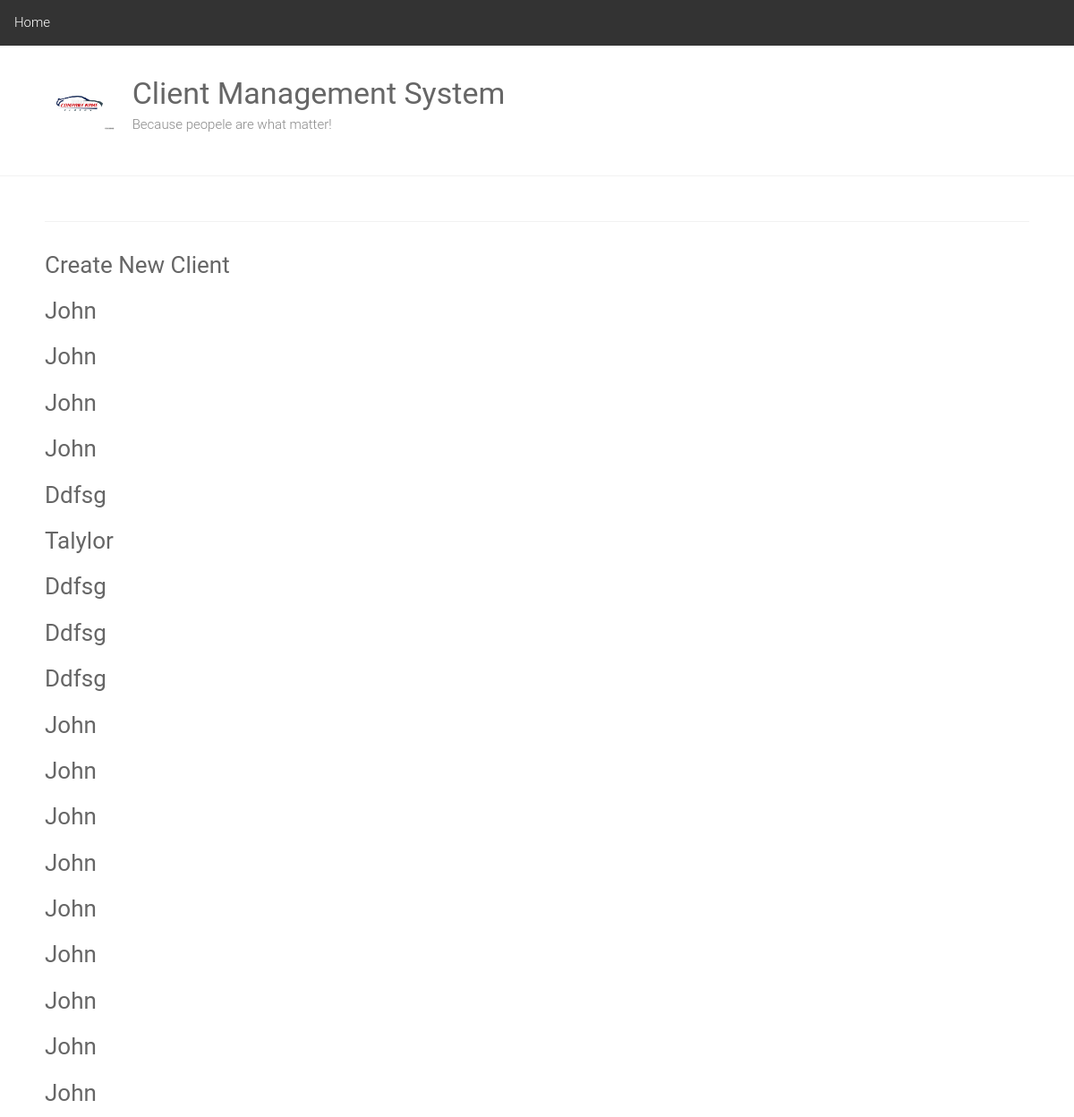
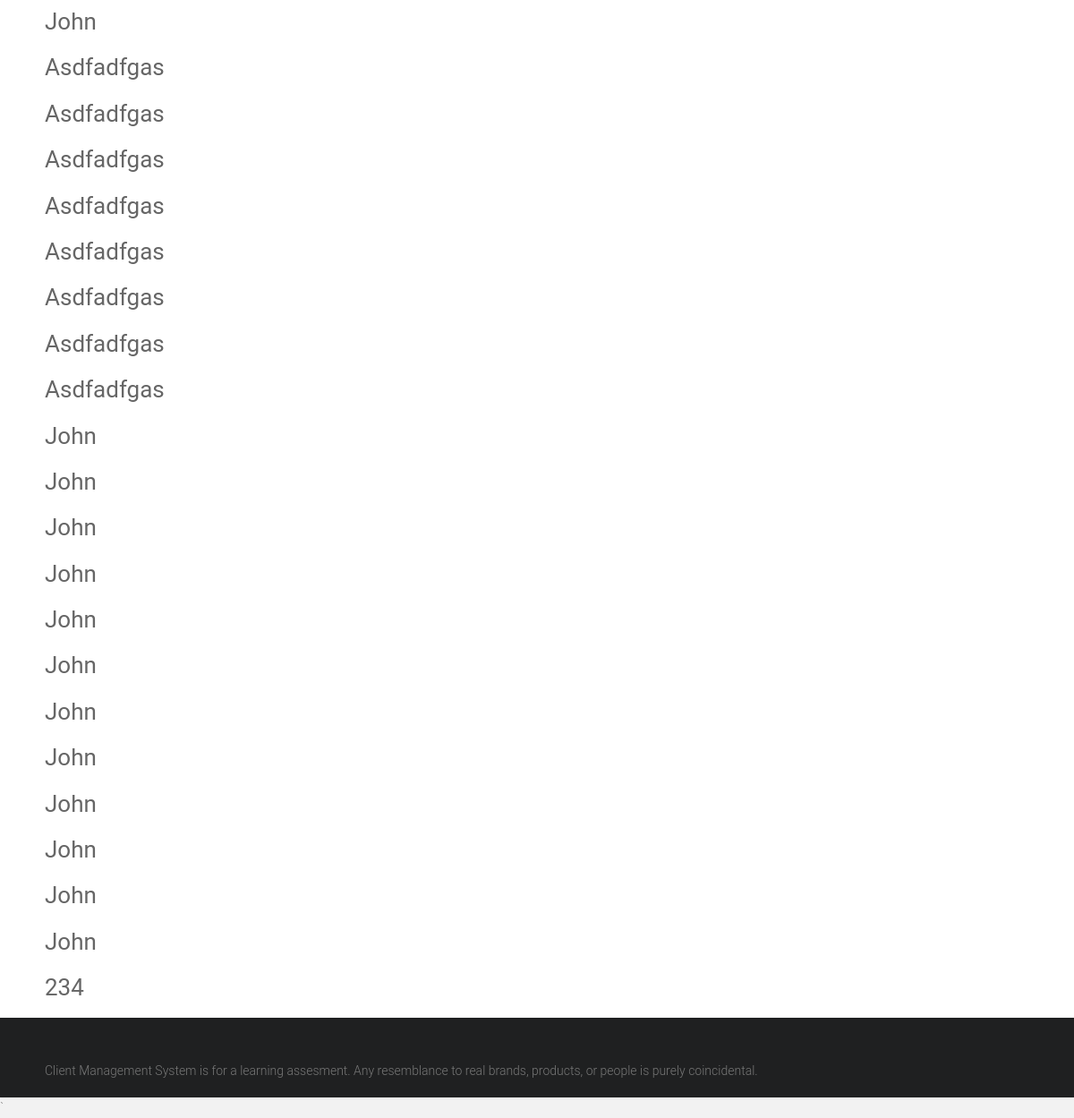
/client-list/, run on the app's committed database (2 pictures, top to bottom).
### cms/models.py (models this page shows, shortened)
class Client(models.Model):
	Client_FirstName = models.CharField(max_length=30, blank=True)
	Client_LastName = models.CharField(max_length=30, blank=True)
	Client_DOB = models.DateField(auto_now=False, auto_now_add=False)
	GENDER_CHOICES = (('m', 'Male'),('f', 'Female'),('o', 'Other'))
	Client_Gender = models.CharField(max_length=1, blank=True, choices=GENDER_CHOICES)
	Client_ServiceProvider = models.CharField(max_length=30, blank=True)
	Client_AdditionalServiceProvider = models.CharField(max_length=30, blank=True)
	COMMUNICATIONSTYLES_CHOICES = (('NV', 'Non-verbal'),('V', 'Verbal'),)
	Client_CommunicationStyle = models.CharField(max_length=2, blank=True, choices=COMMUNICATIONSTYLES_CHOICES)

### cms/views.py (the view)
# urls.py: path('client-list/', views.client_list),
def client_list(request):
	clients = Client.objects.all()
	return render(request, 'clients/client_list.html', {'clients':clients})

### cms/templates/clients/client_list.html
{% extends "base.html" %}
{% block content %}
{% load static %}
<div>
	<a href = "/create/" >
		<h3> Create New Client</h3>
	</a>
</div>
<div>
	{% for client in clients %}
		<div class = "client">
			<a href ="{% url 'client-detail' client.id %}" >
				<h3>{{ client.Client_FirstName|capfirst }}</h3>
			</a>
		</div>
	{% endfor %}
</div>
{% endblock %}

### cms/static/style.css (style rules this page uses)
html, body, div, span, applet, object, iframe, h1, h2, h3, h4, h5, h6, p, blockquote, pre, a, abbr, acronym, address, big, cite, code, del, dfn, em, font, ins, kbd, q, s, samp, small, strike, strong, sub, sup, tt, var, dl, dt, dd, ol, ul, li, fieldset, form, label, legend, table, caption, tbody, tfoot, thead, tr, th, td { border: 0; font: inherit; font-size: 100%; font-style: inherit; font-weight: inherit; margin: 0; outline: 0; padding: 0; vertical-align: baseline; }
html { overflow-y: scroll; -webkit-text-size-adjust: 100%; -ms-text-size-adjust: 100%; }
h1, h2, h3, h4, h5, h6 { color: #666666; line-height: 1.4; padding-bottom: 15px; font-weight: normal; }
h3 { font-size: 26px; }
body, button, input, select, textarea { color: #888888; font-size: 15px; line-height: 1.5; font-family: 'Roboto', sans-serif; font-weight: 300; }
body { background: #f2f2f2; }
a { color: #80abc8; text-decoration: none; -webkit-transition: 0.25s ease-in-out; -moz-transition: 0.25s ease-in-out; transition: 0.25s ease-in-out; -ms-transition: 0.25s ease-in-out; -o-transition: 0.25s ease-in-out; }
body { padding-top: 30px; padding-bottom: 30px; }
body.wide { padding-top: 0; padding-bottom: 0; }

### data on the page
Client: Client_FirstName "John"
Client: Client_FirstName "John"
Client: Client_FirstName "John"
Client: Client_FirstName "John"
Client: Client_FirstName "Ddfsg"
Client: Client_FirstName "Talylor"
Client: Client_FirstName "Ddfsg"
Client: Client_FirstName "Ddfsg"
Client: Client_FirstName "Ddfsg"
Client: Client_FirstName "John"
Client: Client_FirstName "John"
Client: Client_FirstName "John"
Client: Client_FirstName "John"
Client: Client_FirstName "John"
Client: Client_FirstName "John"
Client: Client_FirstName "John"
Client: Client_FirstName "John"
Client: Client_FirstName "John"
Client: Client_FirstName "John"
Client: Client_FirstName "Asdfadfgas"
Client: Client_FirstName "Asdfadfgas"
Client: Client_FirstName "Asdfadfgas"
Client: Client_FirstName "Asdfadfgas"
Client: Client_FirstName "Asdfadfgas"
Client: Client_FirstName "Asdfadfgas"
Client: Client_FirstName "Asdfadfgas"
Client: Client_FirstName "Asdfadfgas"
Client: Client_FirstName "John"
Client: Client_FirstName "John"
Client: Client_FirstName "John"
Client: Client_FirstName "John"
Client: Client_FirstName "John"
Client: Client_FirstName "John"
Client: Client_FirstName "John"
Client: Client_FirstName "John"
Client: Client_FirstName "John"
Client: Client_FirstName "John"
Client: Client_FirstName "John"
Client: Client_FirstName "John"
Client: Client_FirstName "234"
